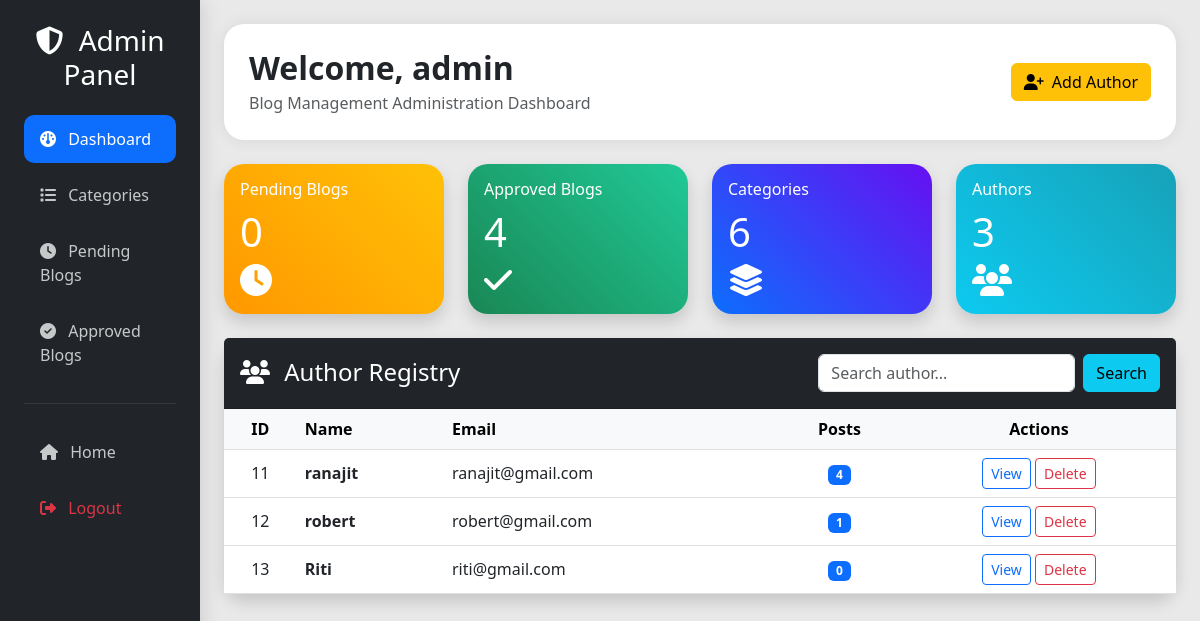
Screenshot of /admin/dashboard.php (signed in) with the database file from the repository.
### tables this page shows
CREATE TABLE `users` (
  `id` int NOT NULL,
  `name` varchar(255) NOT NULL,
  `email` varchar(255) NOT NULL,
  `password` varchar(255) NOT NULL,
  `role` enum('admin','author') NOT NULL DEFAULT 'author',
  `created_at` timestamp NULL DEFAULT CURRENT_TIMESTAMP
);

### admin/dashboard.php (the view, shortened to what this page needs)
<?php
require_once '../config/db.php';
$pending_count = 0;
$approved_count = 0;
$category_count = 0;
$author_count = 0;
try {
    $stmt = $pdo->query("SELECT COUNT(*) FROM blogs WHERE status = 'pending'");
    $pending_count = $stmt->fetchColumn();
} catch (PDOException $e) {
}
try {
    $stmt = $pdo->query("SELECT COUNT(*) FROM blogs WHERE status = 'approved'");
    $approved_count = $stmt->fetchColumn();
} catch (PDOException $e) {
}
try {
    $stmt = $pdo->query("SELECT COUNT(*) FROM categories");
    $category_count = $stmt->fetchColumn();
} catch (PDOException $e) {
}
try {
    $stmt = $pdo->query("SELECT COUNT(*) FROM users WHERE role = 'author'");
    $author_count = $stmt->fetchColumn();
} catch (PDOException $e) {
}
$search_query = trim($_GET['search'] ?? '');
$authors = [];
try {
    if ($search_query !== '') {
        $query = "SELECT u.id, u.name, u.email, u.created_at, COUNT(b.id) as total_posts
                  FROM users u LEFT JOIN blogs b ON u.id = b.user_id
                  WHERE u.role = 'author' AND (u.name LIKE ? OR u.email LIKE ? OR u.id LIKE ?)
                  GROUP BY u.id
                  ORDER BY u.id ASC";
        $stmt = $pdo->prepare($query);
        $wildcard = '%' . $search_query . '%';
        $stmt->execute([$wildcard, $wildcard, $wildcard]);
    } else {
        $query = "SELECT u.id, u.name, u.email, u.created_at, COUNT(b.id) as total_posts
                  FROM users u
                  LEFT JOIN blogs b ON u.id = b.user_id
                  WHERE u.role = 'author'
                  GROUP BY u.id
                  ORDER BY u.id ASC";
        $stmt = $pdo->query($query);
    }
    $authors = $stmt->fetchAll();
} catch (PDOException $e) {
}
?>
<!DOCTYPE html>
<html lang="en">
<head>
    <link href="https://cdn.jsdelivr.net/npm/bootstrap@5.3.0/dist/css/bootstrap.min.css" rel="stylesheet">
    <link rel="stylesheet"
        href="https://cdnjs.cloudflare.com/ajax/libs/font-awesome/6.4.2/css/all.min.css">
</head>
<body>
    <div class="container-fluid">
        <div class="row">
            <nav class="col-lg-2 col-md-3 sidebar p-4">
                <h3 class="text-center text-white mb-4">
                    <i class="fa-solid fa-shield-halved me-2"></i>
                    Admin Panel
                </h3>
                <ul class="nav flex-column gap-2">
                    <li class="nav-item">
                        <a class="nav-link active" href="dashboard.php">
                            <i class="fa-solid fa-gauge me-2"></i>
                            Dashboard
                        </a>
                    </li>
                    <li class="nav-item">
                        <a class="nav-link" href="categories.php">
                            <i class="fa-solid fa-list me-2"></i>
                            Categories
                        </a>
                    </li>
                    <li class="nav-item">
                        <a class="nav-link" href="pending-blogs.php">
                            <i class="fa-solid fa-clock me-2"></i>
                            Pending Blogs
                        </a>
                    </li>
                    <li class="nav-item">
                        <a class="nav-link" href="approved-blogs.php">
                            <i class="fa-solid fa-circle-check me-2"></i>
                            Approved Blogs
                        </a>
                    </li>
                    <hr class="text-secondary">
                    <li class="nav-item">
                        <a href="../index.php" class="nav-link">
                            <i class="fa-solid fa-house me-2"></i>
                            Home
                        </a>
                    </li>
                    <li class="nav-item">
                        <a href="../logout.php" class="nav-link text-danger">
                            <i class="fa-solid fa-right-from-bracket me-2"></i>
                            Logout
                        </a>
                    </li>
                </ul>
            </nav>
            <main class="col-lg-10 col-md-9 py-4 px-4">
                <div class="dashboard-header mb-4">
                    <div class="d-flex justify-content-between align-items-center flex-wrap">
                        <div>
                            <h2 class="fw-bold mb-1">
                                Welcome,
                                <?php echo htmlspecialchars($_SESSION['user_name']); ?>
                            </h2>
                            <p class="text-muted mb-0">
                                Blog Management Administration Dashboard
                            </p>
                        </div>
                        <a href="../register.php" class="btn btn-warning">
                            <i class="fa-solid fa-user-plus me-1"></i>
                            Add Author
                        </a>
                    </div>
                </div>
                <div class="row g-4 mb-4">
                    <div class="col-md-6 col-xl-3">
                        <div class="card stat-card pending shadow">
                            <div class="card-body">
                                <h6>Pending Blogs</h6>
                                <h1><?php echo $pending_count; ?></h1>
                                <i class="fa-solid fa-clock fa-2x"></i>
                            </div>
                        </div>
                    </div>
                    <div class="col-md-6 col-xl-3">
                        <div class="card stat-card approved shadow">
                            <div class="card-body">
                                <h6>Approved Blogs</h6>
                                <h1><?php echo $approved_count; ?></h1>
                                <i class="fa-solid fa-check fa-2x"></i>
                            </div>
                        </div>
                    </div>
                    <div class="col-md-6 col-xl-3">
                        <div class="card stat-card category shadow">
                            <div class="card-body">
                                <h6>Categories</h6>
                                <h1><?php echo $category_count; ?></h1>
                                <i class="fa-solid fa-layer-group fa-2x"></i>
                            </div>
                        </div>
                    </div>
                    <div class="col-md-6 col-xl-3">
                        <div class="card stat-card author shadow">
                            <div class="card-body">
                                <h6>Authors</h6>
                                <h1><?php echo $author_count; ?></h1>
                                <i class="fa-solid fa-users fa-2x"></i>
                            </div>
                        </div>
                    </div>
                </div>
                <div class="card shadow">
                    <div class="card-header bg-dark text-white py-3">
                        <div class="d-flex flex-wrap justify-content-between align-items-center gap-3">
                            <h4 class="mb-0">
                                <i class="fa-solid fa-users me-2"></i>
                                Author Registry
                            </h4>
                            <form action="dashboard.php" method="GET" class="d-flex">
                                <input type="text"
                                    name="search"
                                    class="form-control me-2"
                                    placeholder="Search author..."
                                    value="<?php echo htmlspecialchars($search_query); ?>">
                                <button class="btn btn-info">
                                    Search
                                </button>
                            </form>
                        </div>
                    </div>
                    <div class="card-body p-0">
                        <div class="table-responsive">
                            <table class="table table-hover align-middle mb-0">
                                <thead class="table-light">
                                    <tr class="text-center">
                                        <th>ID</th>
                                        <th class="text-start">Name</th>
                                        <th class="text-start">Email</th>
                                        <th>Posts</th>
                                        <th>Actions</th>
                                    </tr>
                                </thead>
                                <tbody>
                                    <?php if (empty($authors)): ?>
                                        <tr>
                                            <td colspan="5" class="text-center py-5 text-muted">
                                                No authors found.
                                            </td>
                                        </tr>
                                    <?php else: ?>
                                        <?php foreach ($authors as $user): ?>
                                            <tr class="text-center">
                                                <td><?php echo $user['id']; ?></td>
                                                <td class="text-start fw-semibold">
                                                    <?php echo htmlspecialchars($user['name']); ?>
                                                </td>
                                                <td class="text-start">
                                                    <?php echo htmlspecialchars($user['email']); ?>
                                                </td>
                                                <td>
                                                    <span class="badge bg-primary">
                                                        <?php echo $user['total_posts']; ?>
                                                    </span>
                                                </td>
                                                <td>
                                                    <button class="btn btn-sm btn-outline-primary"
                                                        data-bs-toggle="modal"
                                                        data-bs-target="#authorModal<?php echo $user['id']; ?>">
                                                        View
                                                    </button>
                                                    <a href="dashboard.php?action=delete_author&id=<?php echo $user['id']; ?>"
                                                        class="btn btn-sm btn-outline-danger"
                                                        onclick="return confirm('Delete this author?')">
                                                        Delete
                                                    </a>
                                                </td>
                                            </tr>
                                        <?php endforeach; ?>
                                    <?php endif; ?>
                                </tbody>
                            </table>
                        </div>
                    </div>
                </div>
            </main>
        </div>
    </div>
</body>
</html>

### admin/dashboard.php (style rules this page uses)
body { background: #e9e9e9; overflow-x: hidden; }
.sidebar { min-height: 100vh; background: #212529; box-shadow: 0 0 20px rgba(0, 0, 0, .15); }
.sidebar .nav-link { color: rgba(255, 255, 255, .75); padding: 12px 16px; border-radius: 10px; transition: .3s; }
.sidebar .nav-link:hover, .sidebar .nav-link.active { background: #0d6efd; color: white; }
.dashboard-header { background: white; border-radius: 20px; padding: 25px; box-shadow: 0 0 15px rgba(0, 0, 0, .08); }
.stat-card { border: none; border-radius: 20px; color: white; transition: .3s; }
.pending { background: linear-gradient(45deg, #ff9800, #ffc107); }
.approved { background: linear-gradient(45deg, #198754, #20c997); }
.category { background: linear-gradient(45deg, #0d6efd, #6610f2); }
.author { background: linear-gradient(45deg, #0dcaf0, #17a2b8); }
.card, .modal-content { border: none; border-radius: 20px; }

### rows the page displays
users: id "11", name "ranajit", email "ranajit@gmail.com", total_posts "4"
users: id "12", name "robert", email "robert@gmail.com", total_posts "1"
users: id "13", name "Riti", email "riti@gmail.com", total_posts "0"

### other values shown
$_SESSION['user_name'] "admin"
$pending_count "0"
$approved_count "4"
$category_count "6"
$author_count "3"
